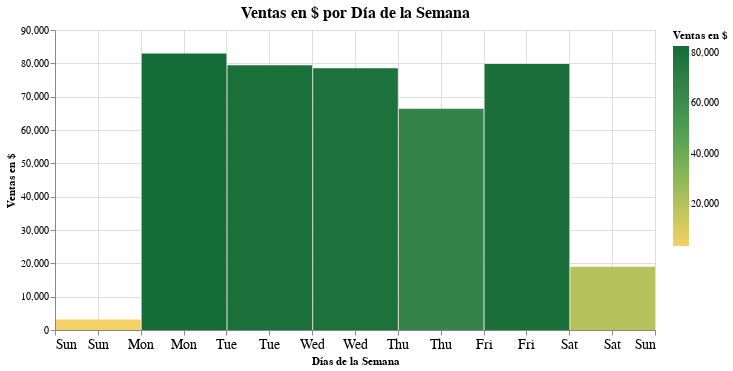

The cell this chart's notebook holds for it:
### Code cell
barras = alt.Chart(df_ventas_ag).mark_bar().encode(
                x=alt.X('day(fecha):T', title='Días de la Semana', axis = alt.Axis(labelAngle=0, labelFontSize=14)),
                y=alt.Y('sum(monto_dolar):Q', title = 'Ventas en $', scale=alt.Scale(zero=False), 
                  axis = alt.Axis(grid=True, titleAnchor='middle', titleAngle = 270, labelFontSize=10)),
                color=alt.Color(
                    'sum(monto_dolar):Q', scale=alt.Scale(scheme='goldgreen'), title='Ventas en $'),
                tooltip=[
                    alt.Tooltip('day(fecha):T', title='Día'),
                    alt.Tooltip('sum(monto_dolar):Q', title='Ventas en $')],
                ).properties(title='Ventas en $ por Día de la Semana',
                             width=600, 
                             height=300
                ).configure_title(
                    fontSize = 16,
                    anchor = 'middle'
                ).interactive()
barras

### Figure 1 — Vega-Lite specification as saved in the notebook (floating-point values rounded to 4 significant figures; data arrays with more than 128 entries replaced by an {"elided": "..."} marker saying what was removed)
{"config": {"view": {"continuousWidth": 400, "continuousHeight": 300}, "title": {"anchor": "middle", "fontSize": 16}}, "data": {"name": "data-9c31a42bfb223f0e664bbf049864311d"}, "mark": "bar", "encoding": {"color": {"aggregate": "sum", "field": "monto_dolar", "scale": {"scheme": "goldgreen"}, "title": "Ventas en $", "type": "quantitative"}, "tooltip": [{"field": "fecha", "timeUnit": "day", "title": "Día", "type": "temporal"}, {"aggregate": "sum", "field": "monto_dolar", "title": "Ventas en $", "type": "quantitative"}], "x": {"axis": {"labelAngle": 0, "labelFontSize": 14}, "field": "fecha", "timeUnit": "day", "title": "Días de la Semana", "type": "temporal"}, "y": {"aggregate": "sum", "axis": {"grid": true, "labelFontSize": 10, "titleAnchor": "middle", "titleAngle": 270}, "field": "monto_dolar", "scale": {"zero": false}, "title": "Ventas en $", "type": "quantitative"}}, "height": 300, "selection": {"selector002": {"type": "interval", "bind": "scales", "encodings": ["x", "y"]}}, "title": "Ventas en $ por Día de la Semana", "width": 600, "$schema": "https://vega.github.io/schema/vega-lite/v4.17.0.json", "datasets": {"data-9c31a42bfb223f0e664bbf049864311d": {"elided": "602 records"}}}
